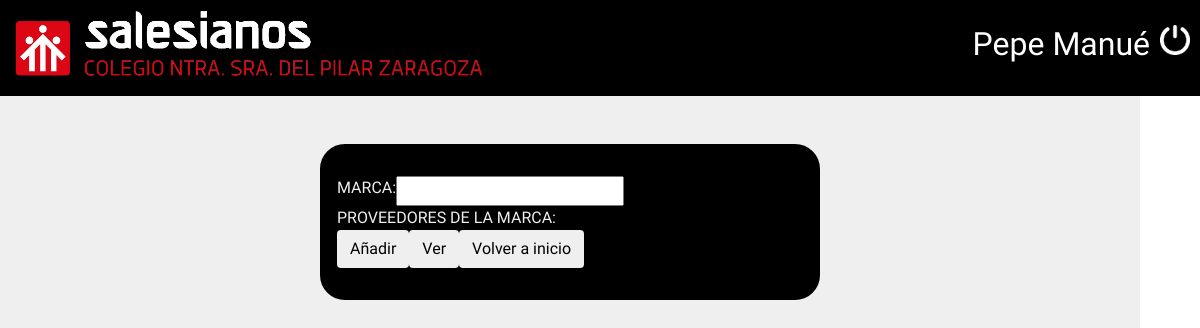
Page /Source/form-marcas.php on the earlier database version.
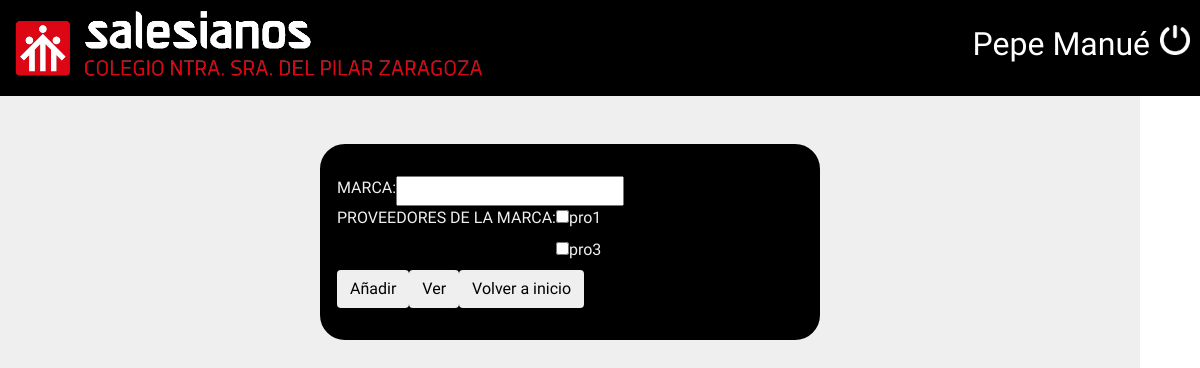
Same page on the later database version.
### tables this page shows
CREATE TABLE `proveedores` (
  `idproveedor` int(11) NOT NULL,
  `proveedor` varchar(100) DEFAULT NULL
);

### Source/form-marcas.php (the view, shortened to what this page needs)
<!DOCTYPE html PUBLIC "-//W3C//DTD XHTML 1.0 Transitional//EN" "http://www.w3.org/TR/xhtml1/DTD/xhtml1-transitional.dtd">
<html xmlns="http://www.w3.org/1999/xhtml">
<head>
    <link rel="stylesheet" href="https://maxcdn.bootstrapcdn.com/bootstrap/4.0.0-alpha.6/css/bootstrap.min.css">
    <link rel="stylesheet" href="style.css" />
</head>
<body>
    <?php
        include("conexion.php");
    ?>
        <div class="container">
            <div id="menuContainer">
                <div id="logo">
                    <img src="images/logosz.png" />
                </div>
                <div id="user">
                    <h2>Pepe Manué
                    </h2>
                    <a href="logout.php"><img src="images/logout.png" width="30" /></a>
                </div>
            </div>
            <br><br><br><br><br><br>
            <div id="formcontainer">
                <form name="marcas" id="marcas" method="post" action="ins-marcas.php">
                    <div class="row">
                        <div class="col-*-*">MARCA:</div>
                        <div class="col-*-*"><input type="text" name="marca" id="marca"></div>
                    </div>
                    <div class="row">
                        <div class="col-*-*">PROVEEDORES DE LA MARCA:</div>
                        <div class="col-*-*">
                                    <?php
                                        $sql="SELECT * FROM proveedores";
                                        $registros = mysqli_query($conexion, $sql);
                                        while($linea=mysqli_fetch_array($registros)){
                                            echo"<label><input type='checkbox' name='proveedores[]' value='$linea[idproveedor]'>$linea[proveedor]</label><br>";
                                        }
                                    ?>
                        </div>
                    </div>
                            <div class="row">
                                <div class="col-*-*"><button type="submit" class="btn">Añadir</button></div>
                                <div class="col-*-*">
                                    <a href="ver-marcas.php"><input type="button" class="btn" value="Ver"></a>
                                </div>
                                <div class="col-*-*">
                                    <a href=""><input type="button" class="btn" value="Volver a inicio"></a>
                                </div>
                            </div>
                </form>
                </div>
                </div>
</body>
</html>

Differences in the rows shown:
added proveedores: proveedor "pro1"
added proveedores: proveedor "pro3"
